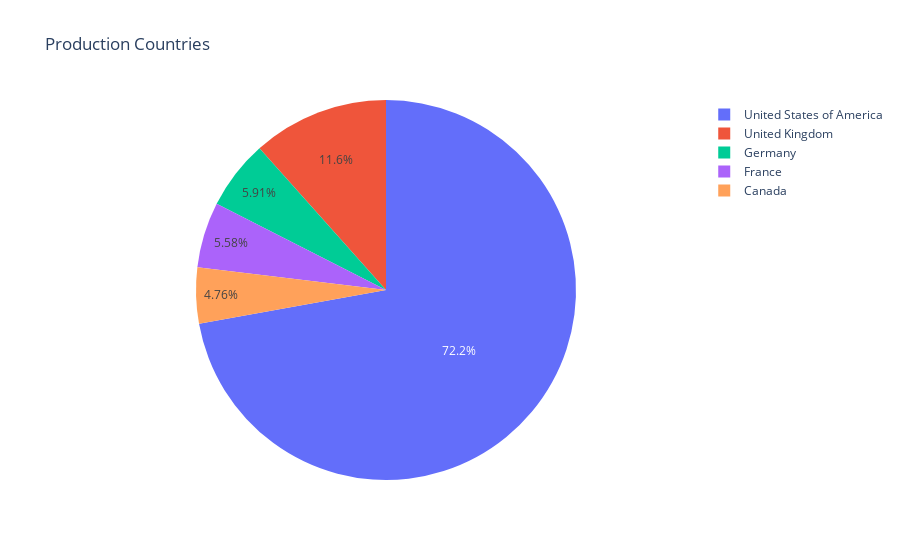

Notebook source saved alongside this figure:
### Markdown cell above
## Q5: Use pie chart to draw top 5 languages.
- Hint: use counter to create dataframe contains production_countries with Frequencies.
![p2.png](attachment:p2.png)

### Code cell
prod_countries_list =[]

def add_countries(str_lst):
    lst = json.loads(str_lst)
    for item in lst:
        prod_countries_list.append(item['name'])


movies_credits['production_countries'].apply(add_countries)

prod_country_counter = Counter(prod_countries_list)

production_countries_df = pd.DataFrame(list(prod_country_counter.most_common(5)), columns=['Country', 'Frequency'])


print(production_countries_df)

fig = px.pie(production_countries_df, values='Frequency', names='Country', title='Production Countries')
fig.show()

### Figure 1 — Plotly figure (JSON) as saved in the notebook; plotly's stock layout.template omitted (floating-point values rounded to 4 significant figures)
{"data": [{"domain": {"x": [0, 1], "y": [0, 1]}, "hovertemplate": "Country=%{label}<br>Frequency=%{value}<extra></extra>", "labels": ["United States of America", "United Kingdom", "Germany", "France", "Canada"], "legendgroup": "", "name": "", "showlegend": true, "type": "pie", "values": [3956, 636, 324, 306, 261]}], "layout": {"legend": {"tracegroupgap": 0}, "title": {"text": "Production Countries"}}}
